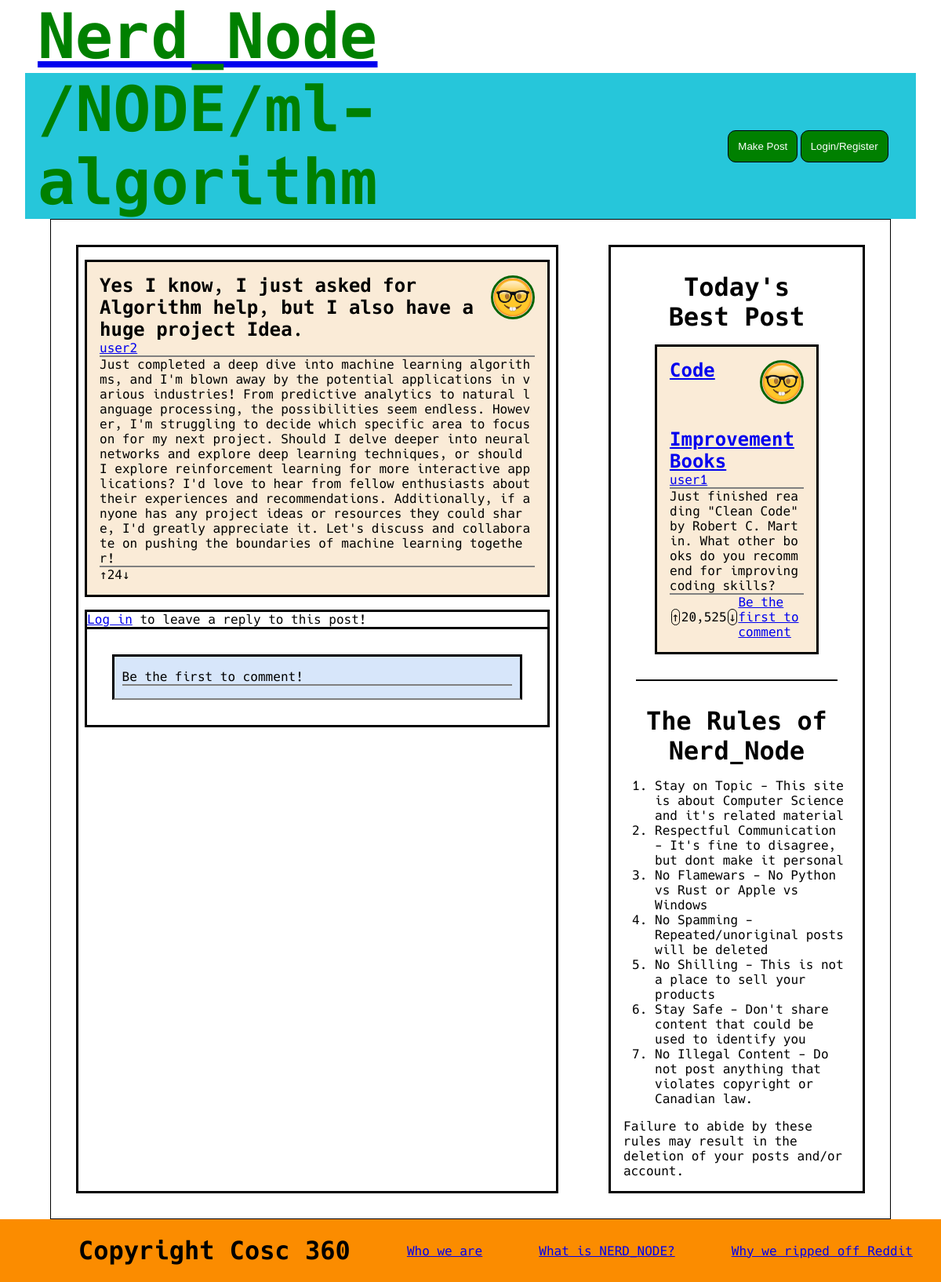
Screenshot of /node/index.php?title=ml-algorithm with the database file from the repository.
### tables this page shows
CREATE TABLE post (
	id int AUTO_INCREMENT,
	title varchar(255),
    poster int,
    content TEXT(65535),
    likes int,
    reported boolean,
    sku varchar(255),
    PRIMARY KEY (id),
    FOREIGN KEY (poster) REFERENCES siteUser(id) ON DELETE CASCADE
);

CREATE TABLE siteUser (
	id int AUTO_INCREMENT,
	username varchar(255) UNIQUE,
	password varchar(255),
    email varchar(255) UNIQUE,
    profilePicture varchar(255),
    isAdmin boolean,
    isDisabled boolean,
    PRIMARY KEY (id)
);

### src/node/loadPost.php (called while the page is built, shortened)
<?php
$host = DBHOST;
$database = DBNAME;
$user = DBUSER;
$pass = DBPASS;
$connection = mysqli_connect($host, $user,$pass, $database, "3306");
$getPost = $connection->prepare("SELECT post.id, post.title, siteUser.username, siteUser.profilePicture, post.sku, post.content, post.likes FROM (post JOIN siteUser ON post.poster = siteUser.id) WHERE post.sku = ?");
$getPost->bind_param("s", $sku);
$getPost->execute();
$result = $getPost->get_result();
while($row = mysqli_fetch_assoc($result)) {
    $post = ['id' => $row['id'],
             'title' => $row['title'],
             'author' => $row['username'],
             'pfp' => $row['profilePicture'],
             'sku' => $row['sku'],
             'content' => $row['content'],
             'likes' => number_format($row['likes'])
    ];
}
$comments = array();
?>

### src/components/getBestPost.php (called while the page is built, shortened)
<?php
$host = DBHOST;
$database = DBNAME;
$user = DBUSER;
$pass = DBPASS;
$connection = mysqli_connect($host, $user,$pass, $database, "3306");
$sql = "SELECT post.title, post.id, siteUser.username, siteUser.profilePicture, post.sku, post.content,
               post.likes, COUNT(comment.id) AS comments
        FROM (post JOIN siteUser ON post.poster = siteUser.id)
             LEFT JOIN comment ON comment.originalPost = post.id
             LEFT JOIN postTag ON postTag.postId = post.id
        GROUP BY post.id
        ORDER BY likes DESC
        LIMIT 1";
if($result = mysqli_query($connection, $sql)) {
    while($row = mysqli_fetch_assoc($result)) {
        $bestPost = [
            'title' => $row['title'],
            'id' => $row['id'],
            'author' => $row['username'],
            'pfp' => $row['profilePicture'],
            'sku' => $row['sku'],
            'content' => $row['content'],
            'likes' => number_format($row['likes']),
            'commentCount' => $row['comments'],
            'tags' => explode(',', $row['tags'])
        ];
    }
}
?>

### src/node/index.php (the view, shortened to what this page needs)
<?php
$sku = $_GET['title'];
include_once "loadPost.php";
include_once "renderComments.php";
include_once "../renderProfilePicture.php";
?>
<!DOCTYPE html>
<html lang="en">
    <head>
	    <link rel="stylesheet" href="../public/css/reset.css">
	    <link rel="stylesheet" href="../public/css/home.css">
        <link rel="stylesheet" href="../public/css/node.css">
        <link rel="stylesheet" href="../public/font/hack.css">
    </head>
    <body>
	    <header>
            <?php
            $u =strlen($post["sku"]) >12 ? trim(substr($post["sku"], 0, 12)).'...' : $post["sku"];
            $url = "/NODE/$u";
            include "../components/headerBar.php";
            ?>
        </header>
        <main>
            <div class="center">
                <div class="post">
                    <?php renderProfilePicture($post['author'], $post['pfp']); ?>
                    <h3>
                        <?php echo $post["title"];?>
                    </h3>
                    <p>
                        <?php
                        echo "<a href='".SITEROOT."nerd?username=".$post["author"]."'>".$post["author"]."</a>";
                        ?>
                    </p>
                    <p>
                        <?php echo $post["content"]; ?>
                    </p>
                    <div class="interactionBar">
                        <div> &uarr; </div>
                        <div> <?php echo $post["likes"]; ?> </div>
                        <div> &darr; </div>
                    </div>
                </div>
                <div id="comments">
                    <div id="reply">
                        <?php
                        if(isset($_SESSION["sessionId"])) {
                            include "../components/commentForm.php";
                        } else {
                            echo "<p> <a href='".SITEROOT."login'>Log in</a> to leave a reply to this post!</p>";
                        }
                        ?>
                    </div>
                    <?php
                    if($comments) {
                        foreach($comments as $comment) {
                            renderComment($comment, $sku, isset($_SESSION["isAdmin"]));
                        }
                    } else {
                        echo "<div class=\"comment center\"><p>Be the first to comment!</p></div>";
                    }
                    ?>
                </div>
            </div>
            <?php include "../components/sidebar.php" ?>
	    </main>
        <?php include "../components/footer.php"; ?>
    </body>
</html>

### src/components/headerBar.php (shortened to what this page needs)
<!DOCTYPE html>
<html lang="en">
  <div>
    <a href="<?php echo SITEROOT; ?>">
        <h1>
            Nerd_Node
        </h1>
    </a>
    </div>
    <div class="navbar">
        <h1 id = "pageTitle">
            <?php echo $url ?? '/HOME'; ?>
        </h1>
        <div class="spacer">
        </div>
        <div class="buttonBox">
            <button id="newPost" onclick='location.href = "<?php echo SITEROOT; ?>makePost";'>Make Post</button>
            <?php
            if(isset($_SESSION["sessionId"]) ) {
                echo "<button id='home' onclick='location.href = \"".SITEROOT."nerd?username=".$_SESSION["sessionUsername"]."\";' >".
                     $_SESSION["sessionUsername"]
                    ."</button>";
                if(isset($_SESSION["isAdmin"])) {
                    echo "<button id='home' onclick='location.href = \"".SITEROOT."\admin\"'> View Reports </button>";
                }
                echo "<button id='logout' onclick='location.href = \"".SITEROOT."logout.php\";' >
                      Log out
                  </button>";
            } else {
                echo "<button id='login' onclick='location.href = \"".SITEROOT."login\";' >
                      Login/Register
                  </button>";
            }
            ?>
        </div>
    </div>
</html>

### src/renderProfilePicture.php
<?php
function renderProfilePicture($username, $picture) {
    echo "<img class='pfp' src='".SITEROOT."public/images/profiles/$picture' alt='$username\'s profile picture' width='50' height='50'>";
}
?>

### src/renderPosts.php (shortened to what this page needs)
<?php
include_once "renderProfilePicture.php";
function renderPost($post, $isAdmin, $addTag) {
    $username = $post['author'];
    $commentText = $post['commentCount'] ? "Leave a comment (".$post['commentCount'].")" : "Be the first to comment";
    echo "<div class=\"post\">";
    echo "<h3>
            <a href='".SITEROOT."node?title=".$post['sku']."'>".$post['title']."</a>
    </h3>
    <p>";
    echo "<a href='".SITEROOT."nerd?username=".$username."'>".$username."</a>
    </p>
    <p>".$post['content']."
    </p>
    <div class='interactionBar'>
        <div class='arrow' onclick='upvote(".$post['id'].", 5)'> &uarr; </div>
        <div id='post-".$post['id']."'>".$post['likes']." </div>
        <div class='arrow' onclick='downvote(".$post['id'].", 2)'> &darr; </div>
        <div>
            <a href='".SITEROOT."node?title=".$post['sku']."'>".$commentText."</a>
        </div>
        <div class='spacer'></div>";
    echo "</div></div>";
}
?>

### src/public/css/home.css (style rules this page uses)
html { font-family: "Hack"; }
header { padding: 0em 2em; }
header div { padding: 0em 1em; }
.center { flex: 1; }
.center, .sidebar, .post { border: medium solid black; }
.sidebar div { padding:1em; }
.center, .sidebar { margin: 2em 2em; }
main { display: flex; height:auto; min-height:80vh; margin: 0em 4em; }
.post { background-color:antiquewhite; margin:1em 0.5em; padding:1em; }
.post p { border-bottom: 2px solid grey; word-break: break-all; }
.post .interactionBar { display:flex; align-items: center; justify-content: space-evenly; }
.post div { padding: 0em; }
#bestPost .post { max-height: 50%; }
h1 { font-size: 5em; color: green; }
h3 { font-size:1.5em; font-weight:bold; }
.navbar { display:flex; background-color: #26C6DA; }
.spacer { flex:1; }
.buttonBox { width:20%; display: flex; align-items: center; justify-content: space-evenly; }
button { background-color: green; color: white; padding: 0.9em 0.9em 0.9em 0.9em; border-radius: 10px; border: 1px solid black; cursor:pointer; }
main { border: 1px solid black; }
.pfp { border: 3px solid darkgreen; border-radius: 50%; float: right; margin-bottom: 1em; margin-top: 1em; }
.interactionBar .arrow { border-radius: 10px; margin: 0px 0.1em; border: 1px solid black; cursor:pointer; }

### src/public/css/node.css (style rules this page uses)
#comments { border: medium solid black; margin:1em 0.5em; }
.comment { background-color:#d7e6fa; padding:1em 0.6em; border-bottom: 2px solid grey; }
.comment p { border-bottom: 2px solid grey; word-break: break-all; overflow: hidden; }
#reply { border-bottom: medium solid black; }

### src/renderPosts.php (style rules this page uses)
.post { position: relative; }
.pfp { position: relative; width: 50px; bottom: 15px; }

### rows the page displays
post: sku "/NODE/ml-algorithm", poster.profilePicture (placeholder picture), title "Yes I know, I just asked for Algorithm help, but I also have a huge project Idea.", poster.username "user2", content "Just completed a deep dive into machine learning algorithms, and I'm blown away by the potential applications in various industries! From predictive analytics to natural language processing, the possibilities seem endless. However, I'm struggling to decide which specific area to focus on for my next project. Should I delve deeper into neural networks and explore deep learning techniques, or should I explore reinforcement learning for more interactive applications? I'd love to hear from fellow enthusiasts about their experiences and recommendations. Additionally, if anyone has any project ideas or resources they could share, I'd greatly appreciate it. Let's discuss and collaborate on pushing…", likes "24"
post: poster.profilePicture (placeholder picture), title "Code Improvement Books", poster.username "user1", content "Just finished reading \"Clean Code\" by Robert C. Martin. What other books do you recommend for improving coding skills?"

### other values shown
$post['likes'] "20,525"
$commentText "Be the first to comment"
